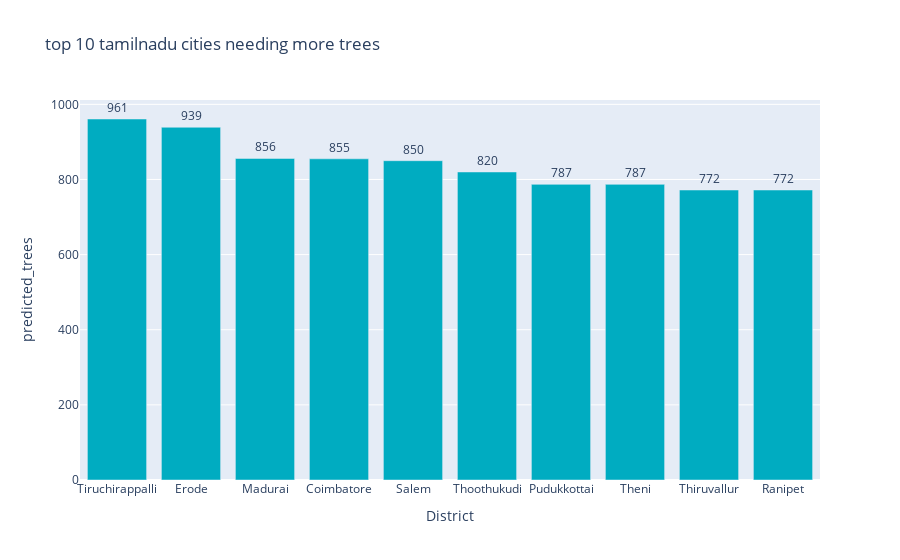
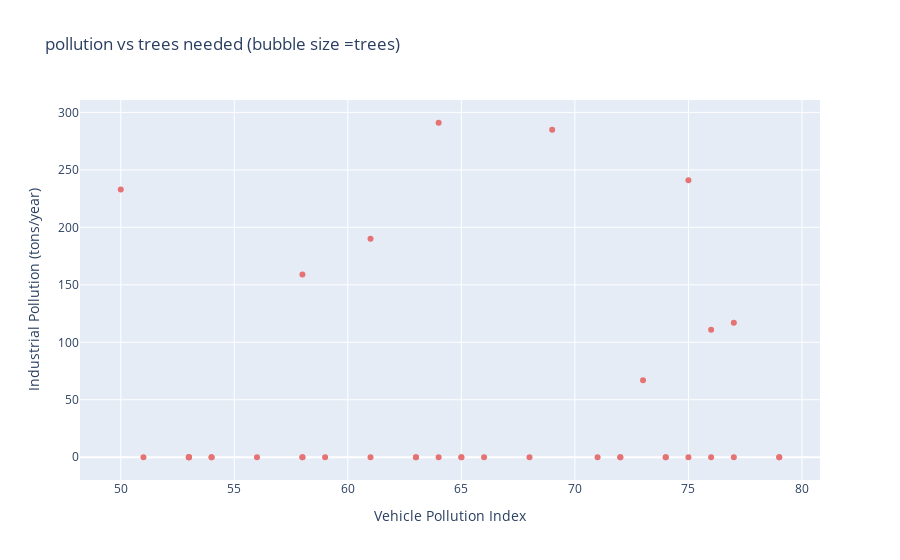
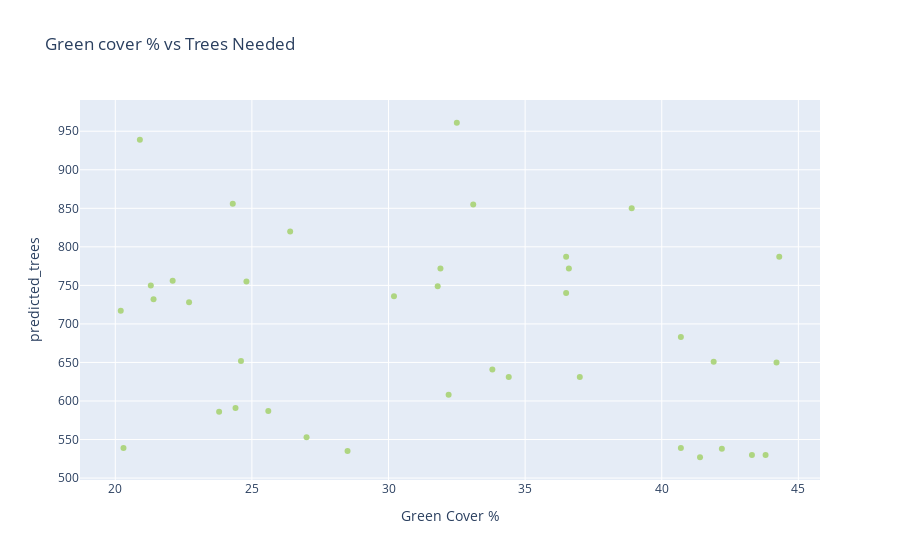

These figures' notebook cell, in order:
### Code cell
#visualization
#bar chart
a=px.bar(
    df_sorted.head(10),
    x = "District",
    y = "predicted_trees",
    color = "priority_score",
    title = "top 10 tamilnadu cities needing more trees",
    text = "predicted_trees"
)
a.update_traces(textposition = "outside")
a.update_traces(marker_color = "#00acc1")
a.show()

#scatter - pollution vs trees
b = px.scatter(
    df,
    x = "Vehicle Pollution Index",
    y = "Industrial Pollution (tons/year)",
    color = "priority_score",
    hover_name = "District",
    title = "pollution vs trees needed (bubble size =trees)"
)
b.update_traces(marker_color = "#e57373")
b.show()

#green cover vs predicted trees
c = px.scatter(
    df,
    x = "Green Cover %",
    y = "predicted_trees",
    color = "priority_score",
    hover_name = "District",
    title = "Green cover % vs Trees Needed"
)
c.update_traces(marker_color = "#aed581")
c.show()

### Figure 1 — Plotly figure (JSON) as saved in the notebook; plotly's stock layout.template omitted (floating-point values rounded to 4 significant figures)
{"data": [{"hovertemplate": "District=%{x}<br>predicted_trees=%{text}<br>priority_score=%{marker.color}<extra></extra>", "legendgroup": "", "marker": {"color": "#00acc1", "coloraxis": "coloraxis", "pattern": {"shape": ""}}, "name": "", "orientation": "v", "showlegend": false, "text": [961.0, 939.0, 856.0, 855.0, 850.0, 820.0, 787.0, 787.0, 772.0, 772.0], "textposition": "outside", "type": "bar", "x": ["Tiruchirappalli", "Erode", "Madurai", "Coimbatore", "Salem", "Thoothukudi", "Pudukkottai", "Theni", "Thiruvallur", "Ranipet"], "xaxis": "x", "y": [961, 939, 856, 855, 850, 820, 787, 787, 772, 772], "yaxis": "y"}], "layout": {"barmode": "relative", "coloraxis": {"colorbar": {"title": {"text": "priority_score"}}, "colorscale": [[0, "#0d0887"], [0.1111, "#46039f"], [0.2222, "#7201a8"], [0.3333, "#9c179e"], [0.4444, "#bd3786"], [0.5556, "#d8576b"], [0.6667, "#ed7953"], [0.7778, "#fb9f3a"], [0.8889, "#fdca26"], [1, "#f0f921"]]}, "legend": {"tracegroupgap": 0}, "title": {"text": "top 10 tamilnadu cities needing more trees"}, "xaxis": {"anchor": "y", "domain": [0, 1], "title": {"text": "District"}}, "yaxis": {"anchor": "x", "domain": [0, 1], "title": {"text": "predicted_trees"}}}}

### Figure 2 — Plotly figure (JSON) as saved in the notebook; plotly's stock layout.template omitted (floating-point values rounded to 4 significant figures)
{"data": [{"hovertemplate": "<b>%{hovertext}</b><br><br>Vehicle Pollution Index=%{x}<br>Industrial Pollution (tons/year)=%{y}<br>priority_score=%{marker.color}<extra></extra>", "hovertext": ["Ariyalur", "Chengalpattu", "Chennai", "Coimbatore", "Cuddalore", "Dharmapuri", "Dindigul", "Erode", "Kallakurichi", "Kanchipuram", "Kanniyakumari", "Karur", "Krishnagiri", "Madurai", "Nagapattinam", "Namakkal", "Nilgiris", "Perambalur", "Pudukkottai", "Ramanathapuram", "Ranipet", "Salem", "Sivaganga", "Tenkasi", "Thanjavur", "Theni", "Thiruvallur", "Thiruvarur", "Thoothukudi", "Tiruchirappalli", "Tirunelveli", "Tiruppur", "Tiruvannamalai", "Vellore", "Villupuram", "Virudhunagar", "Karaikal", "Mayiladuthurai"], "legendgroup": "", "marker": {"color": "#e57373", "coloraxis": "coloraxis", "symbol": "circle"}, "mode": "markers", "name": "", "orientation": "v", "showlegend": false, "type": "scatter", "x": [71, 56, 50, 64, 58, 75, 65, 69, 74, 59, 53, 51, 63, 76, 54, 65, 53, 61, 79, 53, 77, 77, 54, 66, 58, 79, 74, 53, 73, 75, 72, 58, 68, 61, 63, 64, 72, 76], "xaxis": "x", "y": [0, 0, 233, 291, 0, 0, 0, 285, 0, 0, 0, 0, 0, 111, 0, 0, 0, 0, 0, 0, 0, 117, 0, 0, 0, 0, 0, 0, 67, 241, 0, 159, 0, 190, 0, 0, 0, 0], "yaxis": "y"}], "layout": {"coloraxis": {"colorbar": {"title": {"text": "priority_score"}}, "colorscale": [[0, "#0d0887"], [0.1111, "#46039f"], [0.2222, "#7201a8"], [0.3333, "#9c179e"], [0.4444, "#bd3786"], [0.5556, "#d8576b"], [0.6667, "#ed7953"], [0.7778, "#fb9f3a"], [0.8889, "#fdca26"], [1, "#f0f921"]]}, "legend": {"tracegroupgap": 0}, "title": {"text": "pollution vs trees needed (bubble size =trees)"}, "xaxis": {"anchor": "y", "domain": [0, 1], "title": {"text": "Vehicle Pollution Index"}}, "yaxis": {"anchor": "x", "domain": [0, 1], "title": {"text": "Industrial Pollution (tons/year)"}}}}

### Figure 3 — Plotly figure (JSON) as saved in the notebook; plotly's stock layout.template omitted (floating-point values rounded to 4 significant figures)
{"data": [{"hovertemplate": "<b>%{hovertext}</b><br><br>Green Cover %=%{x}<br>predicted_trees=%{y}<br>priority_score=%{marker.color}<extra></extra>", "hovertext": ["Ariyalur", "Chengalpattu", "Chennai", "Coimbatore", "Cuddalore", "Dharmapuri", "Dindigul", "Erode", "Kallakurichi", "Kanchipuram", "Kanniyakumari", "Karur", "Krishnagiri", "Madurai", "Nagapattinam", "Namakkal", "Nilgiris", "Perambalur", "Pudukkottai", "Ramanathapuram", "Ranipet", "Salem", "Sivaganga", "Tenkasi", "Thanjavur", "Theni", "Thiruvallur", "Thiruvarur", "Thoothukudi", "Tiruchirappalli", "Tirunelveli", "Tiruppur", "Tiruvannamalai", "Vellore", "Villupuram", "Virudhunagar", "Karaikal", "Mayiladuthurai"], "legendgroup": "", "marker": {"color": "#aed581", "coloraxis": "coloraxis", "symbol": "circle"}, "mode": "markers", "name": "", "orientation": "v", "showlegend": false, "type": "scatter", "x": [20.2, 27.0, 21.4, 33.1, 25.6, 21.3, 44.2, 20.9, 24.8, 24.4, 43.8, 41.4, 34.4, 24.3, 40.7, 41.9, 20.3, 32.2, 36.5, 43.3, 31.9, 38.9, 42.2, 24.6, 23.8, 44.3, 36.6, 28.5, 26.4, 32.5, 36.5, 30.2, 40.7, 31.8, 37.0, 33.8, 22.7, 22.1], "xaxis": "x", "y": [717, 553, 732, 855, 587, 750, 650, 939, 755, 591, 530, 527, 631, 856, 539, 651, 539, 608, 787, 530, 772, 850, 538, 652, 586, 787, 772, 535, 820, 961, 740, 736, 683, 749, 631, 641, 728, 756], "yaxis": "y"}], "layout": {"coloraxis": {"colorbar": {"title": {"text": "priority_score"}}, "colorscale": [[0, "#0d0887"], [0.1111, "#46039f"], [0.2222, "#7201a8"], [0.3333, "#9c179e"], [0.4444, "#bd3786"], [0.5556, "#d8576b"], [0.6667, "#ed7953"], [0.7778, "#fb9f3a"], [0.8889, "#fdca26"], [1, "#f0f921"]]}, "legend": {"tracegroupgap": 0}, "title": {"text": "Green cover % vs Trees Needed"}, "xaxis": {"anchor": "y", "domain": [0, 1], "title": {"text": "Green Cover %"}}, "yaxis": {"anchor": "x", "domain": [0, 1], "title": {"text": "predicted_trees"}}}}
